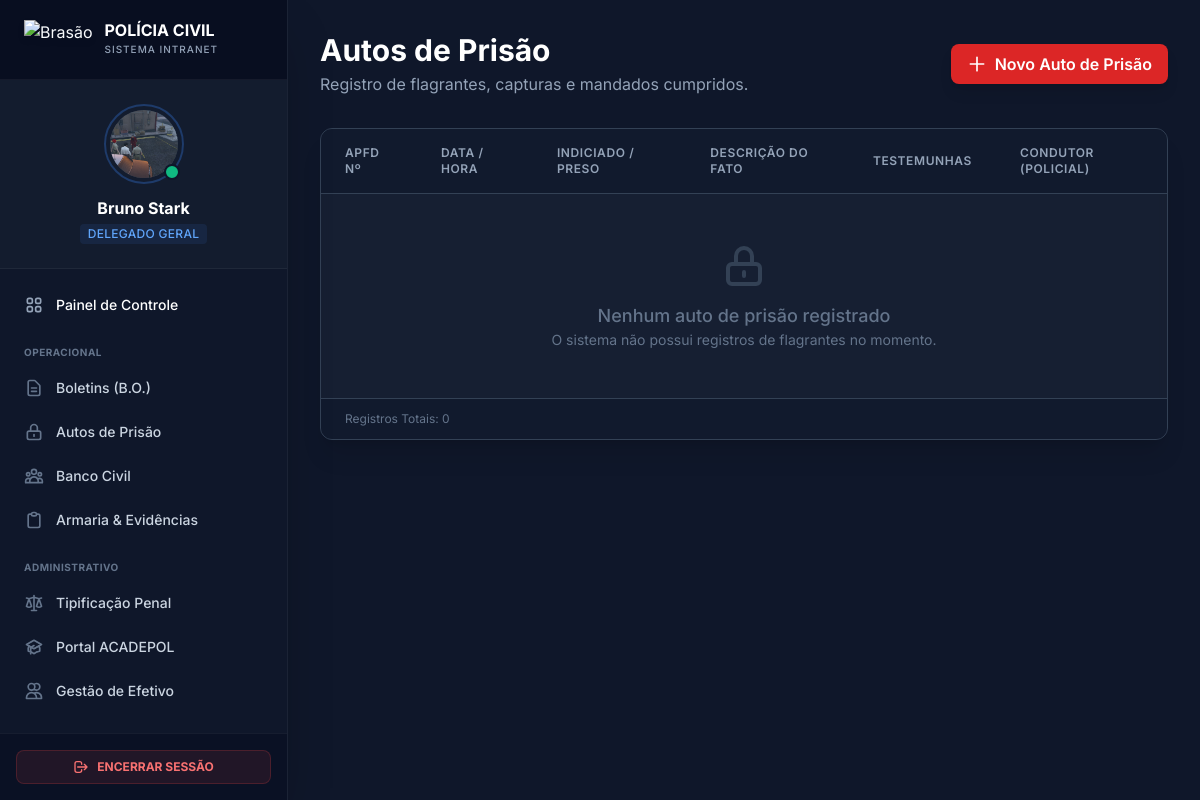
Page /autos (signed in) on the committed database.
### models/users.py (models this page shows, shortened)
class Usuario(db.Model):
    __tablename__ = 'usuarios'
    id = db.Column(db.Integer, primary_key=True)
    nome = db.Column(db.String(100), nullable=False)
    matricula = db.Column(db.String(20), unique=True, nullable=False)
    senha = db.Column(db.String(200), nullable=False)
    cargo_id = db.Column(db.Integer, db.ForeignKey('cargos.id'), nullable=True)
    delegacia = db.Column(db.String(100))
    departamento = db.Column(db.String(100))
    endereco = db.Column(db.String(200))
    foto_perfil = db.Column(db.String(120), nullable=True, default='default.jpg')
    observacoes = db.Column(db.Text)
    criado_em = db.Column(db.DateTime, default=datetime.utcnow)
    promocoes = db.relationship('Promocao', backref='servidor', lazy=True)
    advertencias = db.relationship('Advertencia',
                                   foreign_keys='Advertencia.usuario_id',
                                   backref='servidor',
                                   lazy=True)
    advertencias_aplicadas = db.relationship('Advertencia',
                                             foreign_keys='Advertencia.autor_id',
                                             backref='autor_advertencia',
                                             lazy=True)
    @property
    def cargo(self):
        return self.cargo_obj.nome if self.cargo_obj else "Sem Cargo"

class Cargo(db.Model):
    __tablename__ = 'cargos'
    id = db.Column(db.Integer, primary_key=True)
    nome = db.Column(db.String(50), unique=True, nullable=False)
    nivel = db.Column(db.Integer, nullable=False) # 100=Delegado Geral, 10=Administrativo
    usuarios = db.relationship('Usuario', backref='cargo_obj', lazy=True)

### app.py (the view)
@app.route('/autos')
@login_required
def autos():
    autos = AutoPrisao.query.all()
    return render_template('auto_prisao.html', autos=autos)

### app.py (called while the page is built)
def current_user():
    if 'user_id' in session:
        return Usuario.query.get(session['user_id'])
    return None

def login_required(f):
    @wraps(f)
    def decorated(*args, **kwargs):
        if 'user_id' not in session:
            return redirect(url_for('login'))
        return f(*args, **kwargs)
    return decorated

@app.context_processor
def inject_helpers():
    return dict(
        pode_gerenciar=lambda: current_user() and current_user().nivel_hierarquico >= 80,
        current_user=current_user,
        pode_alterar_usuario=pode_alterar_usuario
    )

### templates/auto_prisao.html (shortened to what this page needs)
{% extends 'base.html' %}
{% block content %}
<div class="max-w-7xl mx-auto">
    <div class="flex flex-col md:flex-row justify-between items-center mb-8 gap-4">
        <div>
            <h2 class="text-3xl font-bold text-white">Autos de Prisão</h2>
            <p class="text-slate-400 mt-1">Registro de flagrantes, capturas e mandados cumpridos.</p>
        </div>
        <a href="{{ url_for('cadastrar_auto') }}" class="flex items-center gap-2 bg-red-600 hover:bg-red-700 text-white font-semibold py-2 px-4 rounded-lg shadow-lg hover:shadow-red-500/20 transition-all transform hover:-translate-y-0.5 whitespace-nowrap">
            <svg xmlns="http://www.w3.org/2000/svg" class="h-5 w-5" fill="none" viewBox="0 0 24 24" stroke="currentColor">
                <path stroke-linecap="round" stroke-linejoin="round" stroke-width="2" d="M12 4v16m8-8H4" />
            </svg>
            Novo Auto de Prisão
        </a>
    </div>
    <div class="bg-slate-800/50 border border-slate-700 rounded-xl shadow-xl backdrop-blur-sm overflow-hidden">
        <div class="overflow-x-auto">
            <table class="w-full text-left border-collapse">
                <thead>
                    <tr class="bg-slate-900/50 border-b border-slate-700 text-xs uppercase tracking-wider text-slate-400">
                        <th class="px-6 py-4 font-semibold w-24">APFD Nº</th>
                        <th class="px-6 py-4 font-semibold">Data / Hora</th>
                        <th class="px-6 py-4 font-semibold">Indiciado / Preso</th>
                        <th class="px-6 py-4 font-semibold">Descrição do Fato</th>
                        <th class="px-6 py-4 font-semibold">Testemunhas</th>
                        <th class="px-6 py-4 font-semibold">Condutor (Policial)</th>
                    </tr>
                </thead>
                <tbody class="divide-y divide-slate-700">
                    {% for auto in autos %}
                    <tr class="hover:bg-slate-700/30 transition-colors group">
                        <td class="px-6 py-4">
                            <span class="font-mono text-xs font-bold text-red-400 bg-red-400/10 px-2 py-1 rounded border border-red-400/20">
                                #{{ '%04d' % auto.id }}
                            </span>
                        </td>
                        <td class="px-6 py-4">
                            <div class="flex flex-col">
                                <span class="text-sm text-white font-medium">{{ auto.horario.strftime('%d/%m/%Y') }}</span>
                                <span class="text-xs text-slate-500 font-mono">{{ auto.horario.strftime('%H:%M') }}</span>
                            </div>
                        </td>
                        <td class="px-6 py-4">
                            <div class="flex items-center gap-3">
                                <div class="p-2 bg-slate-900 rounded-lg text-slate-400">
                                    <svg xmlns="http://www.w3.org/2000/svg" class="h-5 w-5" fill="none" viewBox="0 0 24 24" stroke="currentColor">
                                        <path stroke-linecap="round" stroke-linejoin="round" stroke-width="2" d="M18.364 18.364A9 9 0 005.636 5.636m12.728 12.728A9 9 0 015.636 5.636m12.728 12.728L5.636 5.636" />
                                    </svg>
                                </div>
                                <span class="font-bold text-slate-200">{{ auto.preso }}</span>
                            </div>
                        </td>
                        <td class="px-6 py-4 max-w-xs">
                            <p class="text-sm text-slate-400 truncate" title="{{ auto.descricao_fato }}">
                                {{ auto.descricao_fato }}
                            </p>
                        </td>
                        <td class="px-6 py-4 text-sm text-slate-400">
                            <div class="flex items-center gap-1">
                                <svg class="w-3 h-3 text-slate-600" fill="none" stroke="currentColor" viewBox="0 0 24 24"><path stroke-linecap="round" stroke-linejoin="round" stroke-width="2" d="M17 20h5v-2a3 3 0 00-5.356-1.857M17 20H7m10 0v-2c0-.656-.126-1.283-.356-1.857M7 20H2v-2a3 3 0 015.356-1.857M7 20v-2c0-.656.126-1.283.356-1.857m0 0a5.002 5.002 0 019.288 0M15 7a3 3 0 11-6 0 3 3 0 016 0zm6 3a2 2 0 11-4 0 2 2 0 014 0zM7 10a2 2 0 11-4 0 2 2 0 014 0z"></path></svg>
                                {{ auto.testemunhas }}
                            </div>
                        </td>
                        <td class="px-6 py-4">
                            <div class="flex items-center gap-2">
                                <div class="h-6 w-6 rounded-full bg-slate-700 flex items-center justify-center text-xs font-bold text-slate-300 border border-slate-600">
                                    {{ auto.policial_responsavel[:1] }}
                                </div>
                                <span class="text-xs text-slate-300 uppercase tracking-wide">{{ auto.policial_responsavel }}</span>
                            </div>
                        </td>
                    </tr>
                    {% else %}
                    <tr>
                        <td colspan="6" class="px-6 py-12 text-center text-slate-500">
                            <div class="flex flex-col items-center justify-center">
                                <svg class="w-12 h-12 mb-3 text-slate-700" fill="none" stroke="currentColor" viewBox="0 0 24 24"><path stroke-linecap="round" stroke-linejoin="round" stroke-width="2" d="M12 15v2m-6 4h12a2 2 0 002-2v-6a2 2 0 00-2-2H6a2 2 0 00-2 2v6a2 2 0 002 2zm10-10V7a4 4 0 00-8 0v4h8z"></path></svg>
                                <p class="text-lg font-medium">Nenhum auto de prisão registrado</p>
                                <p class="text-sm">O sistema não possui registros de flagrantes no momento.</p>
                            </div>
                        </td>
                    </tr>
                    {% endfor %}
                </tbody>
            </table>
        </div>
        <div class="bg-slate-900/50 px-6 py-3 border-t border-slate-700 flex items-center justify-between">
            <span class="text-xs text-slate-500">Registros Totais: {{ autos|length }}</span>
        </div>
    </div>
</div>
{% endblock %}

### templates/base.html (shortened to what this page needs)
<!DOCTYPE html>
<html lang="pt-BR" class="h-full">
<head>
    <script src="https://cdn.tailwindcss.com"></script>
</head>
<body class="bg-pc-base text-pc-text h-screen overflow-hidden flex">
    {% if current_user() %}
    <aside class="w-72 bg-slate-900 border-r border-white/5 flex flex-col h-full shadow-2xl z-20 flex-shrink-0">
        <div class="h-20 flex items-center px-6 border-b border-white/5 bg-slate-950/50">
            <img class="h-10 w-auto drop-shadow-md mr-3" src="https://encrypted-tbn0.gstatic.com/images?q=tbn:ANd9GcQIIGMtpDq_HRAKg4kv_bw92xRqFKkon-k1Fg&s" alt="Brasão">
            <div>
                <h1 class="text-base font-bold text-white leading-none">POLÍCIA CIVIL</h1>
                <p class="text-[10px] text-pc-muted font-medium tracking-widest uppercase mt-1">Sistema Intranet</p>
            </div>
        </div>
        {% set user_nav = current_user() %}
        <div class="p-6 border-b border-white/5 bg-slate-800/30">
            <div class="flex flex-col items-center text-center">
                <a href="{{ url_for('perfil_usuario', id=user_nav.id) }}" class="group relative inline-block mb-3">
                    <div class="h-20 w-20 rounded-full p-1 border-2 border-blue-500/30 group-hover:border-blue-500 transition-colors">
                        <div class="h-full w-full rounded-full bg-slate-700 overflow-hidden flex items-center justify-center">
                            {% if user_nav.foto_perfil and user_nav.foto_perfil != 'default.jpg' %}
                                <img src="{{ url_for('static', filename='fotos_perfil/' + user_nav.foto_perfil) }}" class="w-full h-full object-cover">
                            {% else %}
                                <span class="text-2xl font-bold text-slate-400 group-hover:text-white">{{ user_nav.nome[:2].upper() }}</span>
                            {% endif %}
                        </div>
                    </div>
                    <span class="absolute bottom-1 right-1 h-4 w-4 rounded-full bg-emerald-500 border-2 border-slate-900" title="Online"></span>
                </a>
                <h2 class="text-white font-bold text-base truncate w-full">{{ user_nav.nome.split()[0] }} {{ user_nav.nome.split()[-1] if user_nav.nome.split()|length > 1 else '' }}</h2>
                <span class="text-xs text-blue-400 font-medium uppercase tracking-wide mt-1 bg-blue-500/10 px-2 py-0.5 rounded inline-block">{{ user_nav.cargo }}</span>
            </div>
        </div>
        <nav class="flex-1 overflow-y-auto py-4 px-3 space-y-1">
            <a href="{{ url_for('dashboard') }}" class="flex items-center px-3 py-2.5 text-sm font-medium text-white rounded-lg hover:bg-white/5 transition-colors group">
                Painel de Controle
            </a>
            <div class="pt-4 pb-1 px-3 text-[10px] font-bold text-slate-500 uppercase tracking-wider">Operacional</div>
            <a href="{{ url_for('boletins') }}" class="flex items-center px-3 py-2.5 text-sm font-medium text-slate-300 rounded-lg hover:bg-blue-500/10 hover:text-blue-400 transition-colors group">
                <svg class="w-5 h-5 text-slate-500 group-hover:text-blue-400 mr-3" fill="none" stroke="currentColor" viewBox="0 0 24 24"><path stroke-linecap="round" stroke-linejoin="round" stroke-width="2" d="M9 12h6m-6 4h6m2 5H7a2 2 0 01-2-2V5a2 2 0 012-2h5.586a1 1 0 01.707.293l5.414 5.414a1 1 0 01.293.707V19a2 2 0 01-2 2z"/></svg>
                Boletins (B.O.)
            </a>
            <a href="{{ url_for('autos') }}" class="flex items-center px-3 py-2.5 text-sm font-medium text-slate-300 rounded-lg hover:bg-red-500/10 hover:text-red-400 transition-colors group">
                <svg class="w-5 h-5 text-slate-500 group-hover:text-red-400 mr-3" fill="none" stroke="currentColor" viewBox="0 0 24 24"><path stroke-linecap="round" stroke-linejoin="round" stroke-width="2" d="M12 15v2m-6 4h12a2 2 0 002-2v-6a2 2 0 00-2-2H6a2 2 0 00-2 2v6a2 2 0 002 2zm10-10V7a4 4 0 00-8 0v4h8z"/></svg>
                Autos de Prisão
            </a>
            <a href="{{ url_for('banco_pessoas') }}" class="flex items-center px-3 py-2.5 text-sm font-medium text-slate-300 rounded-lg hover:bg-purple-500/10 hover:text-purple-400 transition-colors group">
                Banco Civil
            </a>
            <a href="{{ url_for('armaria') }}" class="flex items-center px-3 py-2.5 text-sm font-medium text-slate-300 rounded-lg hover:bg-slate-700/50 hover:text-white transition-colors group">
                Armaria & Evidências
            </a>
            <div class="pt-4 pb-1 px-3 text-[10px] font-bold text-slate-500 uppercase tracking-wider">Administrativo</div>
            <a href="{{ url_for('gerenciar_crimes') }}" class="flex items-center px-3 py-2.5 text-sm font-medium text-slate-300 rounded-lg hover:bg-orange-500/10 hover:text-orange-400 transition-colors group">
                Tipificação Penal
            </a>
            <a href="{{ url_for('acadepol_admin') }}" class="flex items-center px-3 py-2.5 text-sm font-medium text-slate-300 rounded-lg hover:bg-cyan-500/10 hover:text-cyan-400 transition-colors group">
                Portal ACADEPOL
            </a>
            <a href="{{ url_for('gerenciar_membros') }}" class="flex items-center px-3 py-2.5 text-sm font-medium text-slate-300 rounded-lg hover:bg-emerald-500/10 hover:text-emerald-400 transition-colors group">
                <svg class="w-5 h-5 text-slate-500 group-hover:text-emerald-400 mr-3" fill="none" stroke="currentColor" viewBox="0 0 24 24"><path stroke-linecap="round" stroke-linejoin="round" stroke-width="2" d="M12 4.354a4 4 0 110 5.292M15 21H3v-1a6 6 0 0112 0v1zm0 0h6v-1a6 6 0 00-9-5.197M13 7a4 4 0 11-8 0 4 4 0 018 0z"/></svg>
                Gestão de Efetivo
            </a>
        </nav>
        <div class="p-4 border-t border-white/5 bg-slate-950/30">
            <a href="{{ url_for('logout') }}" class="flex items-center justify-center w-full px-4 py-2 text-xs font-bold text-red-400 uppercase bg-red-500/10 border border-red-500/20 rounded-lg hover:bg-red-500/20 transition-colors">
                <svg class="w-4 h-4 mr-2" fill="none" stroke="currentColor" viewBox="0 0 24 24"><path stroke-linecap="round" stroke-linejoin="round" stroke-width="2" d="M17 16l4-4m0 0l-4-4m4 4H7m6 4v1a3 3 0 01-3 3H6a3 3 0 01-3-3V7a3 3 0 013-3h4a3 3 0 013 3v1"/></svg>
                Encerrar Sessão
            </a>
        </div>
    </aside>
    {% endif %}
    <main class="flex-1 flex flex-col h-full overflow-hidden bg-pc-base relative">
        <div class="flex-1 overflow-y-auto p-8">
            <div class="animate-fade-in-up pb-10">
                {% block content %}
                {% endblock %}
            </div>
        </div>
    </main>
</body>
</html>

### templates/base.html (style rules this page uses)
body { font-family: 'Inter', sans-serif; }

### rows in the picture
Usuario: foto_perfil (picture), nome "Bruno", nome.split|length "Stark"
Cargo: cargo "DELEGADO GERAL"

### other values in the picture
{{ autos|length }} "0"
